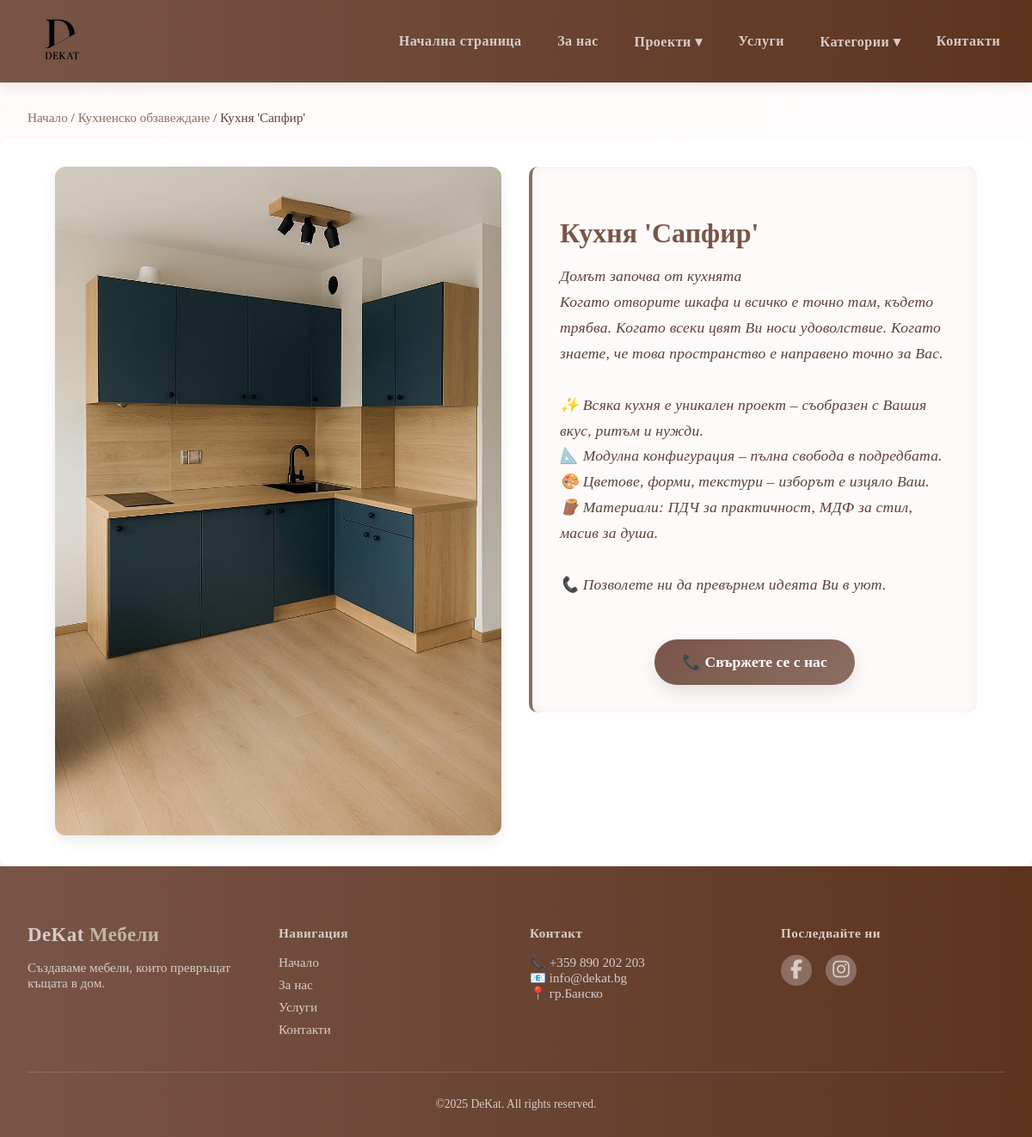
The page /project/item/kuhnya-byala-perla/3/ on the database its author committed.
### store/models.py (models this page shows, shortened)
class ProjectItem(models.Model):
    name = models.CharField(max_length=255)
    description = models.TextField()
    slug = models.SlugField(max_length=255)
    image = models.ImageField(upload_to='images/')
    project = models.ForeignKey(Project,
                                on_delete=models.CASCADE,
                                null=False)
    class Meta:
        verbose_name_plural = 'Project_Items'

class Project(models.Model):
    name = models.CharField(max_length=50)
    description = models.TextField()
    slug = models.SlugField(max_length=255)
    class Meta:
        verbose_name_plural = 'projects'

### store/views.py (the view)
# urls.py: path('project/item/<slug:slug>/<int:pk>/', DetailProjectItemView.as_view(), name='project-item-detail'),
class DetailProjectItemView(DetailView):
    model = ProjectItem
    context_object_name = 'item_details'
    template_name = 'project_item_details.html'
    def get_context_data(self, **kwargs: Any) -> dict[str, Any]:
        context = super().get_context_data(**kwargs)
        context['projects'] = Project.objects.all()
        context['categories'] = Category.objects.all()
        return context

### templates/project_item_details.html (shortened to what this page needs)
{% extends 'base.html' %}
{% load static %}
{% block content %}
<div class="breadcrumb">
  <a href="{% url 'store' %}">Начало</a> /
  <a href="{% url 'product_list_by_project' item_details.project.slug item_details.project.id %}">
    {{ item_details.project.name }}
  </a> /
  <span>{{ item_details.name }}</span>
</div>
<section class="item-detail">
  <div class="main-info">
    {% if item_details.image %}
      <div class="main-image-wrapper">
        <a href="{{ item_details.image.url }}" data-lightbox="main-image">
          <img src="{{ item_details.image.url }}" alt="{{ item_details.name }}" class="main-image">
        </a>
      </div>
    {% endif %}
    <div class="info-text">
      <h1>{{ item_details.name }}</h1>
      {% if item_details.description %}
        <p>{{ item_details.description|linebreaksbr }}</p>
      {% endif %}
    <div class="cta-center">
      <a href="{% url 'contacts' %}" class="fancy-button">
        <span>📞 Свържете се с нас</span>
      </a>
    </div>
    </div>
  </div>
</section>
{% endblock %}

### static/css/base.css (style rules this page uses)
body { margin: 0; }

### static/css/forus.css (style rules this page uses)
.cta-center { text-align: center; margin-top: 3rem; animation: fadeInUp 1s ease; }

### static/css/services.css (style rules this page uses)
:root { --gradient: linear-gradient(135deg, var(--primary), var(--secondary)); }
.fancy-button { display: inline-block; background: var(--gradient); color: #fff; font-size: 1.1rem; font-weight: 600; padding: 1rem 2rem; border-radius: 40px; text-decoration: none; transition: background 0.4s ease, transform 0.3s ease; box-shadow: 0 8px 20px rgba(0,0,0,0.1); }

### static/css/main_page.css (style rules this page uses)
:root { --primary: #795548; --secondary: #8D6E63; --third: #C1B6A4; --dark: #5D4037; --light: #D7CCC8; --bg-light: #FFFAFA; }
*, *::before, *::after { box-sizing: border-box; }
body { margin: 0; font-family: 'Playfair Display', serif; color: var(--dark); background: linear-gradient(135deg, var(--bg-light) 0%, #fff 100%); }

### static/css/project_item_detail.css (style rules this page uses)
.breadcrumb { font-size: 0.95rem; margin: 2rem auto 1rem; padding: 0 2rem; max-width: 1200px; color: var(--dark); }
.breadcrumb a { text-decoration: none; color: var(--secondary); transition: color 0.3s ease; }
.item-detail { max-width: 1200px; margin: 0 auto; padding: 2rem; background-color: #fff; border-radius: 12px; box-shadow: 0 12px 24px rgba(0, 0, 0, 0.05); animation: fadeIn 0.5s ease; min-height: 800px; }
.main-info { display: flex; flex-wrap: nowrap; align-items: flex-start; justify-content: space-between; gap: 2rem; width: 100%; max-width: 100%; margin: 0 auto; padding: 0 2rem; box-sizing: border-box; }
.main-image-wrapper { flex: 1 1 50%; max-width: 50%; }
.main-image-wrapper a { display: block; width: 100%; }
.main-image { width: 100%; height: auto; object-fit: cover; border-radius: 12px; box-shadow: 0 6px 16px rgba(0, 0, 0, 0.08); transition: transform 0.3s ease, box-shadow 0.3s ease; cursor: zoom-in; }
.info-text { flex: 1 1 50%; max-width: 50%; background-color: var(--bg-light); border-left: 4px solid var(--secondary); padding: 2rem; border-radius: 10px; box-shadow: inset 0 0 12px rgba(0,0,0,0.05); }
.info-text h1 { font-size: 2rem; color: var(--primary); margin-bottom: 1rem; }
.info-text p { font-size: 1.1rem; color: var(--dark); line-height: 1.7; font-style: italic; letter-spacing: 0.2px; }

### rows shown on the page
ProjectItem: project.name "Кухненско обзавеждане", name "Кухня 'Сапфир'", image (picture), description "Домът започва от кухнята Когато отворите шкафа и всичко е точно там, където трябва. Когато всеки цвят Ви носи удоволствие. Когато знаете, че това пространство е направено точно за Вас. ✨ Всяка кухня е уникален проект – съобразен с Вашия вкус, ритъм и нужди. 📐 Модулна конфигурация – пълна свобода в подредбата. 🎨 Цветове, форми, текстури – изборът е изцяло Ваш. 🪵 Материали: ПДЧ за практичност, МДФ за стил, масив за душа. 📞 Позволете ни да превърнем идеята Ви в уют."
